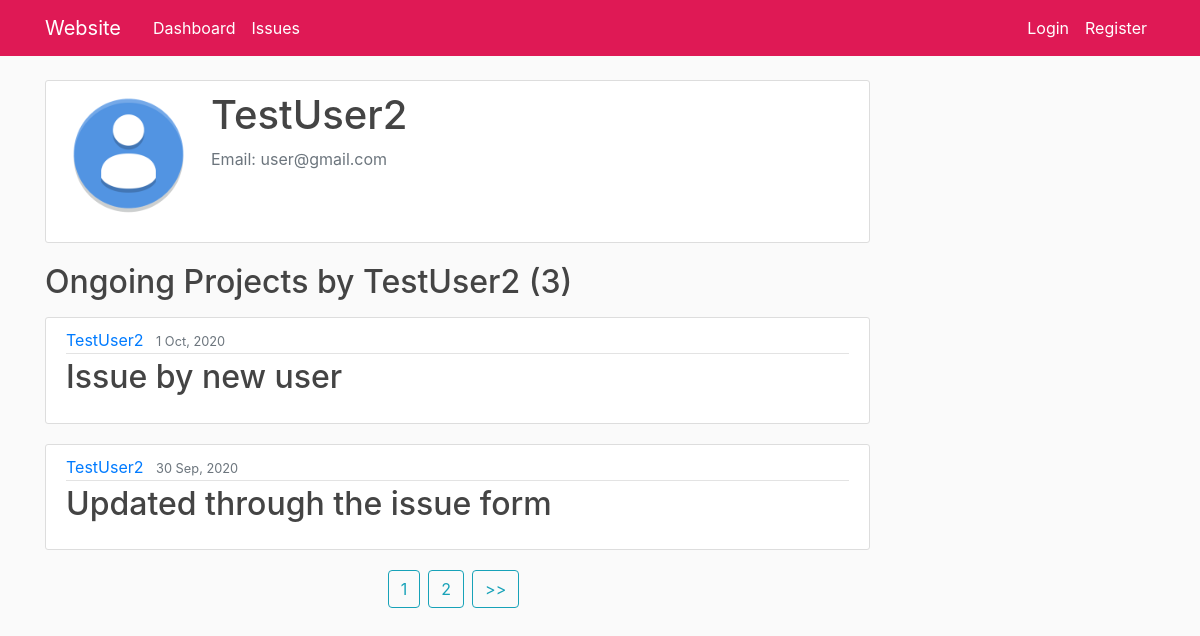
Before: /user/TestUser2/ with the older database file.
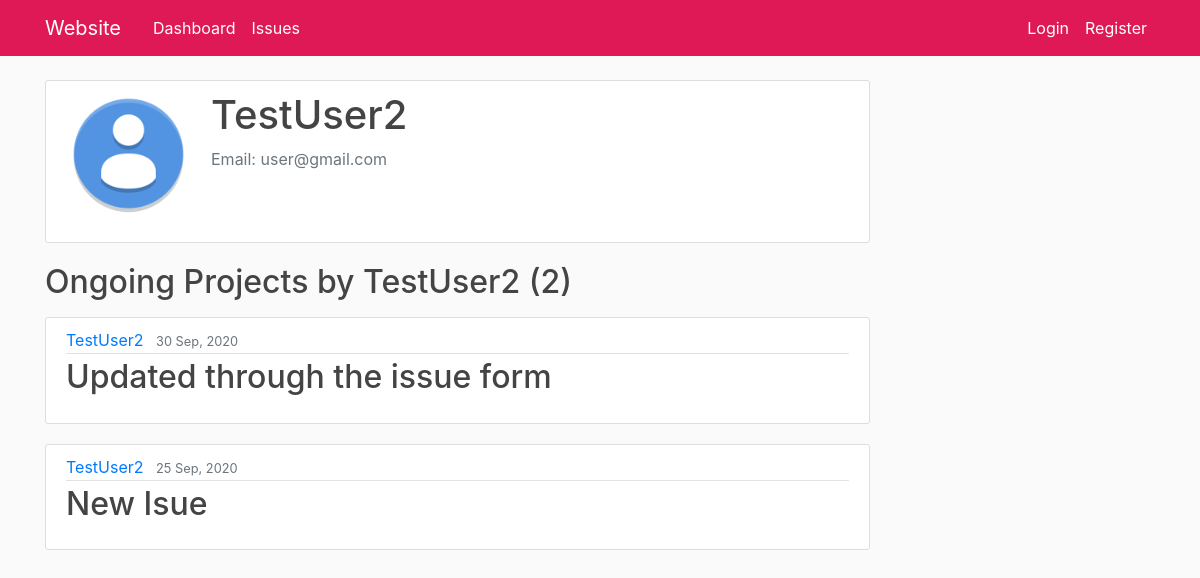
After: the same page with the newer database file.
### issue/models.py (models this page shows, shortened)
class Issue(models.Model):
    PRIORITY_CHOICES= (
        ('high','high'),
        ('medium','medium'),
        ('low', 'low')
    )
    title=models.CharField(max_length=100)
    content=RichTextUploadingField(verbose_name='Body',null=True,blank=True)
    date_created=models.DateTimeField(default=timezone.now)
    priority=models.CharField(max_length=30, choices=PRIORITY_CHOICES)
    author = models.ManyToManyField(User)
    completed = models.BooleanField(default=False)
    def body_summary(self):
        return markdownify(self.content[:200] + "...")

### issue/views.py (the view)
# urls.py: path('user/<str:username>/',issue_views.UserIssue, name="user-issues"),
def UserIssue(request,username):
    this_user = get_object_or_404(User, username=username)
    posts = this_user.issue_set.filter(completed=False).order_by('-id')
    paginator = Paginator(posts, 2) # Show 4 blogs per page.
    page_number = request.GET.get('page', 1)
    try:
        page_obj = paginator.page(page_number)
    except PageNotAnInteger:
        page_obj = paginator.page(1)
    except EmptyPage:
        page_obj = paginator.page(paginator.num_pages)
    context = {
        'this_user': this_user,
        'posts': page_obj,
    }
    return render(request, 'issue/user_issues.html', context)

### issue/templates/issue/user_issues.html (shortened to what this page needs)
{% extends "issue/base.html" %}
{% block content %}
<div class="col-md-9">
    <div class="content-section">
        <div class="media">
        <img class="rounded-circle account-img" src="{{ this_user.profile.image.url }}">
        <div class="media-body">
            <h2 class="account-heading">{{this_user.username}}</h2>
            <p class="text-secondary"> Email: {{this_user.email}}</p>
        </div>
        </div>
    </div>
</div>
<div class="col-md-9">
    {% if posts.paginator.count %}
        {% if not posts.first.completed %}
            <h2 class ="mb-3">Ongoing Projects by {{this_user.username}} ({{posts.paginator.count}})</h2>
        {% else %}
            <h2 class ="mb-3">Completed Projects by {{this_user.username}} ({{posts.paginator.count}})</h2>
        {% endif %}
    {% else %}
        <p class ="mb-3">Nothing to show here...</p>
    {% endif %}
    {% for post in posts %}
    <article class="media content-section">
        <div class="media-body">
            <div class="article-metadata">
                <a class="mr-2" href="{% url 'user-issues' post.author.first.username %}">{{ post.author.first }}</a>
                <small class="text-muted">{{ post.date_created|date:"j M, Y"}}</small>
            </div>
                <h2><a class="article-title" href="{% url 'issue-detail' post.id %}">{{ post.title }}</a></h2>
        </div>
    </article>
    {%endfor%}
    <div class="d-flex justify-content-center">
    {% if posts.has_other_pages %}
        {% for num in posts.paginator.page_range %}
            {% if posts.number == num %}
                <a class="btn btn-outline-info mb-4 mr-2" href="?page={{ num }}">{{num}}</a>
            {% elif num > posts.number|add:'-2' and num < posts.number|add:'2' %}
                <a class="btn btn-outline-info mb-4 mr-2" href="?page={{ num }}">{{num}}</a>
            {% endif %}
        {% endfor %}
        {% if posts.has_next %}
            <a class="btn btn-outline-info mb-4 mr-2" href="?page={{page_obj.next_page_number}}">
                >>
            </a>
        {% endif %}
    {% endif %}
        </div>
    </div>
</div>
{%endblock content%}

Changed rows visible on the page:
no longer on this page (row edited): Issue: author.first "TestUser2", date_created "1 Oct, 2020", title "Issue by new user"
now on this page (row unchanged): Issue: author.first "TestUser2", date_created "25 Sep, 2020", title "New Isue"
Other visible differences:
{{ posts.paginator.count }}: "3" → "2"
list line gone: "1"
list line gone: "2"
